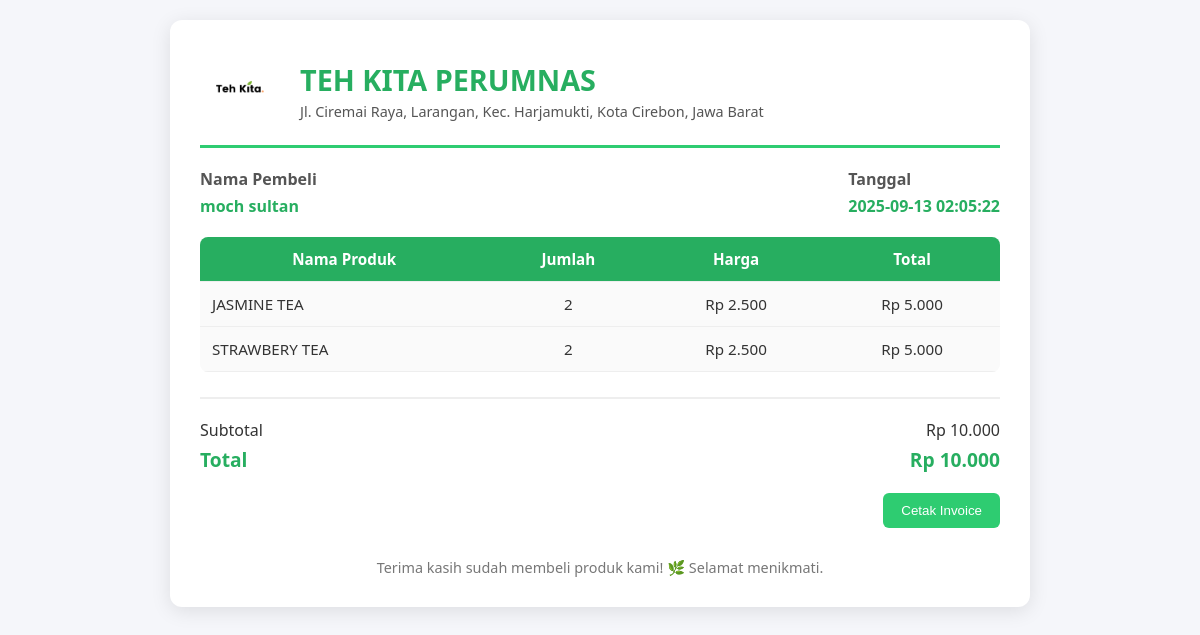
/invoice3.php?id=2, run on the app's committed database.
### tables this page shows
CREATE TABLE `tb_transaksi` (
  `id_transaksi` int NOT NULL,
  `id_pelanggan` int NOT NULL,
  `tanggal` datetime NOT NULL,
  `total_harga` int NOT NULL
);

CREATE TABLE `tb_user` (
  `id` int NOT NULL,
  `nama` varchar(100) NOT NULL,
  `email` varchar(100) NOT NULL,
  `foto_profil` varchar(255) DEFAULT NULL,
  `username` varchar(50) NOT NULL,
  `password` varchar(255) NOT NULL,
  `hp` varchar(20) DEFAULT NULL,
  `alamat` text,
  `role` enum('admin','pelanggan') NOT NULL DEFAULT 'pelanggan',
  `created` timestamp NULL DEFAULT CURRENT_TIMESTAMP
);

CREATE TABLE `tb_detail` (
  `id_detail` int NOT NULL,
  `id_transaksi` int NOT NULL,
  `id_produk` int NOT NULL,
  `jumlah` int NOT NULL
);

CREATE TABLE `tb_produk` (
  `id` int NOT NULL,
  `nama` varchar(255) NOT NULL,
  `harga` int NOT NULL,
  `stok` int NOT NULL,
  `foto` text,
  `deskripsi` text,
  `id_kategori` int DEFAULT NULL
);

### invoice3.php (the view, shortened to what this page needs)
<?php
include "koneksi.php";
$id_transaksi = intval($_GET['id']);
$transaksiQ = mysqli_query($koneksi, "SELECT t.*, u.nama
    FROM tb_transaksi t
    JOIN tb_user u ON t.id_pelanggan = u.id
    WHERE t.id_transaksi='$id_transaksi'") or die(mysqli_error($koneksi));
$transaksi = mysqli_fetch_assoc($transaksiQ);
$detail = mysqli_query($koneksi, "SELECT d.*, p.nama, p.harga
    FROM tb_detail d
    JOIN tb_produk p ON d.id_produk = p.id
    WHERE d.id_transaksi='$id_transaksi'") or die(mysqli_error($koneksi));
?>
<!DOCTYPE html>
<html lang="id">
<head>
</head>
<body>
  <main class="invoice-container" role="main" aria-label="Invoice Teh Kita">
    <header class="header">
      <img src="img/logo.jpg" alt="Logo TEH KITA" />
      <div>
        <h1>TEH KITA PERUMNAS</h1>
        <p>Jl. Ciremai Raya, Larangan, Kec. Harjamukti, Kota Cirebon, Jawa Barat</p>
      </div>
    </header>
    <section class="info" aria-label="Informasi pembeli dan tanggal">
      <div>
        <h2>Nama Pembeli</h2>
        <p><?= htmlspecialchars($transaksi['nama']) ?></p>
      </div>
      <div>
        <h2>Tanggal</h2>
        <p><?= htmlspecialchars($transaksi['tanggal']) ?></p>
      </div>
    </section>
    <table aria-label="Daftar item pembelian">
      <thead>
        <tr>
          <th>Nama Produk</th>
          <th class="qty">Jumlah</th>
          <th class="price">Harga</th>
          <th class="total">Total</th>
        </tr>
      </thead>
      <tbody>
        <?php if (mysqli_num_rows($detail) > 0): ?>
          <?php while ($item = mysqli_fetch_assoc($detail)): ?>
            <?php $subtotal = $item['harga'] * $item['jumlah']; ?>
            <tr>
              <td><?= htmlspecialchars($item['nama']) ?></td>
              <td class="qty"><?= $item['jumlah'] ?></td>
              <td class="price">Rp <?= number_format($item['harga'], 0, ',', '.') ?></td>
              <td class="total">Rp <?= number_format($subtotal, 0, ',', '.') ?></td>
            </tr>
          <?php endwhile; ?>
        <?php else: ?>
          <tr>
            <td colspan="4">Tidak ada item pada invoice.</td>
          </tr>
        <?php endif; ?>
      </tbody>
    </table>
    <section class="summary" aria-label="Ringkasan pembayaran">
      <div class="summary-row">
        <span>Subtotal</span>
        <span>Rp <?= number_format($transaksi['total_harga'], 0, ',', '.') ?></span>
      </div>
      <div class="summary-row total">
        <span>Total</span>
        <span>Rp <?= number_format($transaksi['total_harga'], 0, ',', '.') ?></span>
      </div>
    </section>
    <section class="buttons" role="group" aria-label="Tombol aksi">
      <button type="button" onclick="window.print()" aria-label="Cetak invoice">
        Cetak Invoice
      </button>
    </section>
    <footer>
      Terima kasih sudah membeli produk kami! 🌿 Selamat menikmati.
    </footer>
  </main>
</body>
</html>

### invoice3.php (style rules this page uses)
body { font-family: "Segoe UI", Tahoma, sans-serif; background: #f5f6fa; color: #333; margin: 0; padding: 20px; }
.invoice-container { background: #fff; max-width: 800px; margin: auto; padding: 30px; border-radius: 12px; box-shadow: 0 4px 20px rgba(0,0,0,0.1); }
.header { display: flex; align-items: center; gap: 20px; border-bottom: 3px solid #2ecc71; padding-bottom: 15px; margin-bottom: 20px; }
.header img { height: 80px; }
.header h1 { margin: 0; font-size: 1.8rem; color: #27ae60; }
.header p { margin: 3px 0 0 0; font-size: 0.9rem; color: #555; }
.info { display: flex; justify-content: space-between; margin-bottom: 20px; }
.info h2 { font-size: 1rem; color: #555; margin: 0 0 5px 0; }
.info p { margin: 0; font-weight: bold; color: #27ae60; }
table { width: 100%; border-collapse: collapse; margin-bottom: 25px; background: #fafafa; border-radius: 8px; overflow: hidden; }
table th, table td { padding: 12px; border-bottom: 1px solid #eee; font-size: 0.95rem; }
table th { background: #27ae60; color: #fff; text-align: center; }
table td.qty { text-align: center; }
table td.price, table td.total { text-align: center; }
.summary { border-top: 2px solid #eee; padding-top: 15px; margin-bottom: 20px; }
.summary-row { display: flex; justify-content: space-between; font-size: 1rem; margin: 5px 0; }
.summary-row.total { font-weight: bold; font-size: 1.2rem; color: #27ae60; }
.buttons { display: flex; gap: 10px; justify-content: flex-end; margin-top: 20px; }
.buttons button { background: #2ecc71; color: #fff; border: none; padding: 10px 18px; border-radius: 6px; cursor: pointer; transition: 0.3s; font-weight: 500; }
footer { text-align: center; margin-top: 30px; font-size: 0.9rem; color: #777; }

### data on the page
tb_transaksi: tb_user.nama "moch sultan", tanggal "2025-09-13 02:05:22", total_harga "10.000"
tb_detail: id_produk.nama "JASMINE TEA", jumlah "2", id_produk.harga "2.500", subtotal "5.000"
tb_detail: id_produk.nama "STRAWBERY TEA", jumlah "2", id_produk.harga "2.500", subtotal "5.000"
